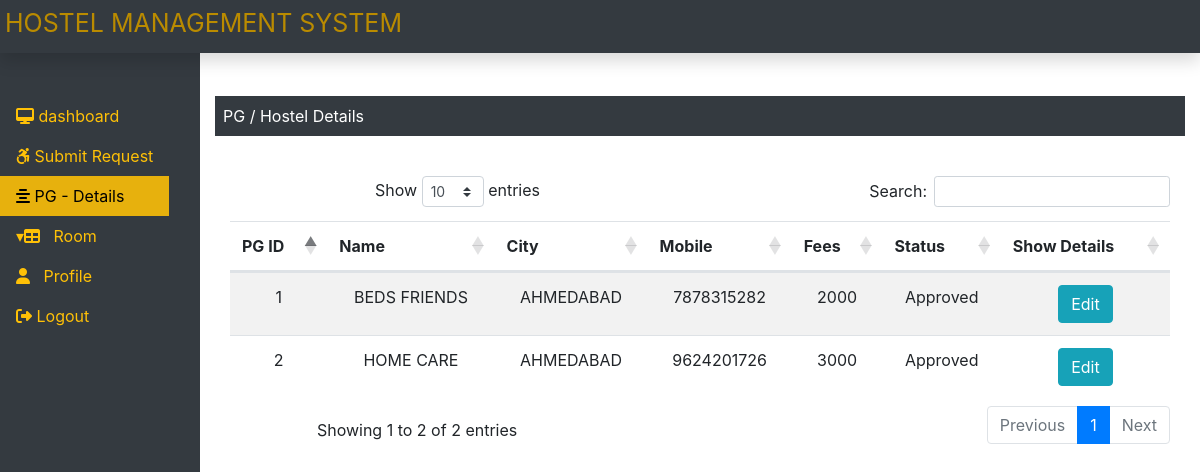
The app's page /owner/pg_detail.php (signed in) with its own data.
### tables this page shows
CREATE TABLE `pg_hostel` (
  `pg_hostel_id` int(6) NOT NULL,
  `name` varchar(25) NOT NULL,
  `address` varchar(20) NOT NULL,
  `area` varchar(15) NOT NULL,
  `city` varchar(15) NOT NULL,
  `fees` int(6) NOT NULL,
  `pg_id` int(4) NOT NULL,
  `type` varchar(10) NOT NULL,
  `pg_type` varchar(11) NOT NULL,
  `staus` varchar(10) NOT NULL,
  `about` varchar(100) NOT NULL,
  `rdate` date NOT NULL,
  `mobile` bigint(12) NOT NULL,
  `road` varchar(60) NOT NULL,
  `food` varchar(6) NOT NULL
);

### owner/pg_detail.php (the view, shortened to what this page needs)
<?php
include '../db.php';
if ($_SESSION['owner']) {
  $Email = $_SESSION['oEmail'];
} else {
  echo "<script> location.href='login.php'; </script>";
}
$sql = "select pg_id from owner where email='" . $Email . "'";
$res = mysqli_query($con, $sql) or die("id not found " . mysqli_error($con));
$row = mysqli_fetch_row($res);
$owner_id = $row[0];
$query = "SELECT * FROM pg_hostel where pg_id=$owner_id";
$result = mysqli_query($con, $query);
include "header.php";
?>
<div class="col-sm-9 col-md-10 mt-5 text-center">
  <p class=" bg-dark text-white p-2 text-left">PG / Hostel Details </p>
  <div class="container">
    <div class="table-wrapper">
      <br />
      <div id="hostel_table">
        <table class="table table-striped table-hover">
          <thead>
            <tr>
              <th>PG ID</th>
              <th>Name </th>
              <th>City</th>
              <th>Mobile</th>
              <th>Fees</th>
              <th>Status</th>
              <th>Show Details</th>
            </tr>
          </thead>
          <?php $count = 1;
          while ($row = mysqli_fetch_array($result)) {
          ?>
            <tr>
              <td>
                <?php echo $count;
                $count = $count + 1;
                ?>
              </td>
              <td><?php echo $row["name"]; ?></td>
              <td><?php echo $row["city"]; ?></td>
              <td><?php echo $row["mobile"]; ?></td>
              <td><?php echo $row["fees"]; ?></td>
              <td><?php echo $row["staus"]; ?></td>
              <td><input type="button" name="edit" value="Edit" id="<?php echo $row["pg_hostel_id"]; ?>" class="btn btn-info btn-xs edit_data" /></td>
            </tr>
          <?php
          }
          ?>
        </table>
      </div>
    </div>
  </div>
</div>
<?php
include "footer.php";
?>

### css/mystyle.css (style rules this page uses)
html,body { height: 100%; margin:0px; padding: 0px; }

### records on screen
pg_hostel: name "BEDS FRIENDS", city "AHMEDABAD", mobile "7878315282", fees "2000", staus "Approved"
pg_hostel: name "HOME CARE", city "AHMEDABAD", mobile "9624201726", fees "3000", staus "Approved"
